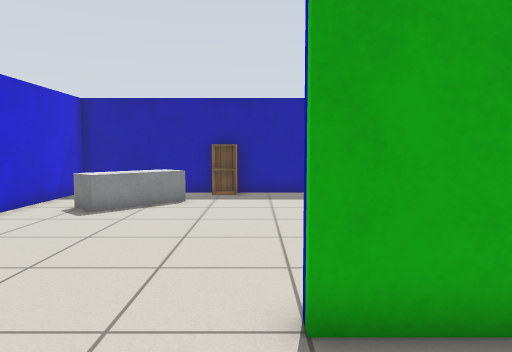
view 1 (above)

15 first-person views from a walk through a Gazebo world. The camera is 0.9 m above the floor, tilts 4° down and sees 70° across. Floor lines are 1 m apart. The floor is counted in squares, 0.5 m on a side. Each view is taken from the middle of a square. On the plan, view 1 faces up. The plan holds only what a view shows up to about 18 squares ahead; the rest is blank. The robots in the file are not drawn. Simple patterns stand in for the simulator's built-in surfaces. Simple shapes stand in for some stock models.

view 2
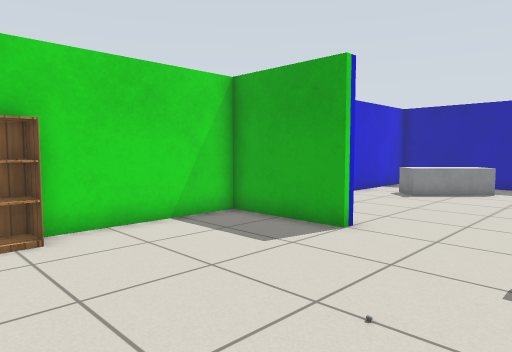

view 3
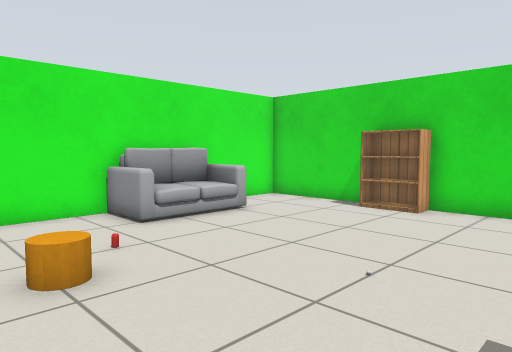

view 4
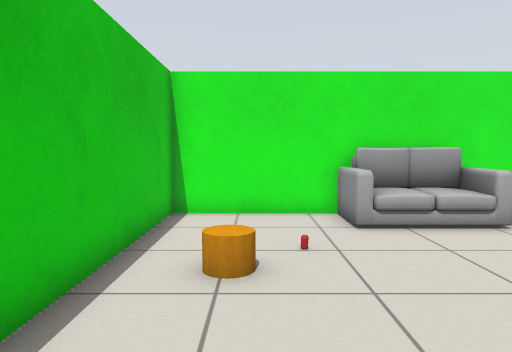

view 5
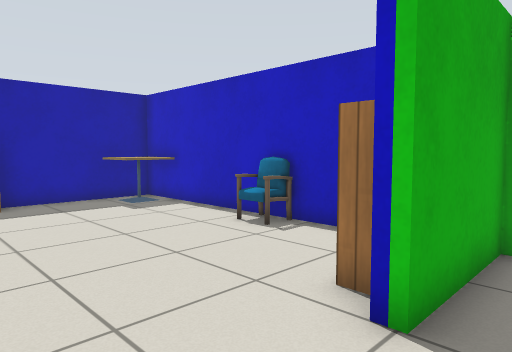

view 6
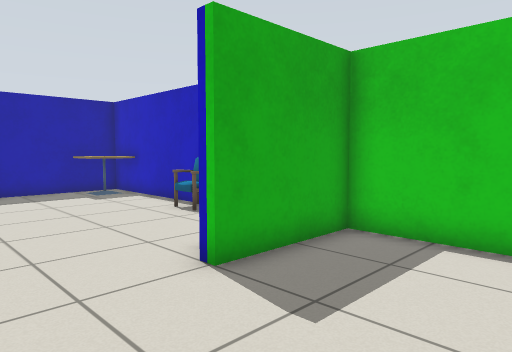

view 7
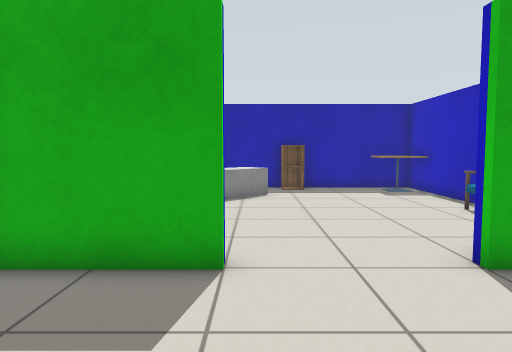

view 8
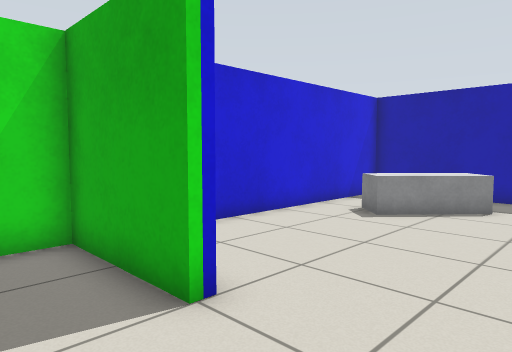

view 9
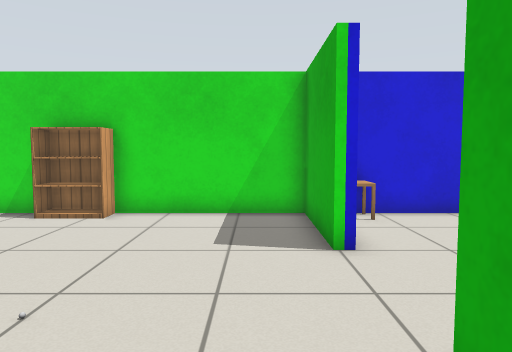

view 10
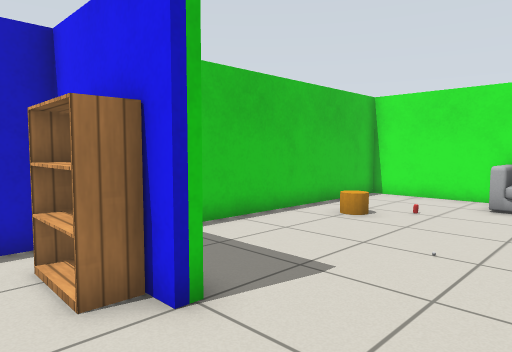

view 11
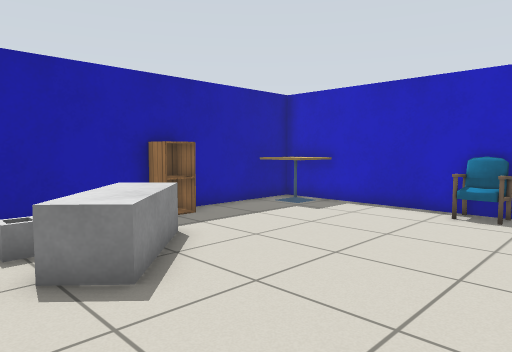

view 12
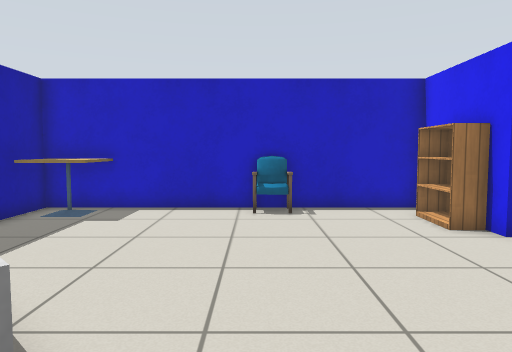

view 13
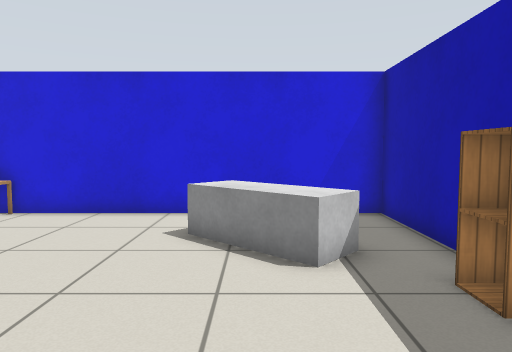

view 14
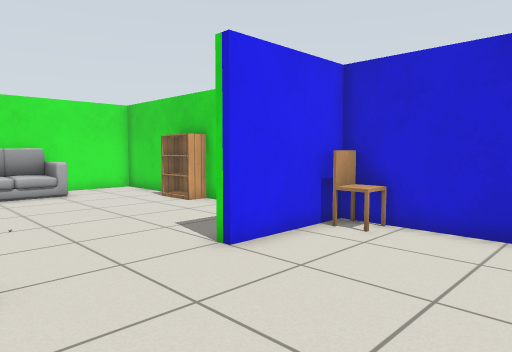

view 15
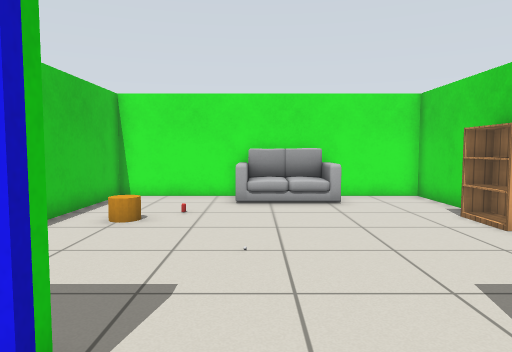

### Floor plan
Points are (right, up) in squares from view 1. A wall is a line through its corners. A room is listed if a view was taken in it or the views show most of it. See-through windows are left out.
Room 1 (views 1, 2, 3, 4, 5, 6, 7, 8, 9, 10, 11, 12, 13, 14, 15)
walls: (0.5, 3.4) (0.5, 3.8) (4.4, 3.8) (4.4, 15.6) (-7.4, 15.6) (-7.4, 3.8) (-3.5, 3.8) (-3.5, 3.4) (-7.4, 3.4) (-7.4, -8.4) (4.4, -8.4) (4.4, 3.4) (0.5, 3.4)
objects: bookshelf (-7, -4) to (-7, -2); chair (-7, 5); bin (-6, 13) to (-5, 13); grey box (-5, 11) to (-3, 14); sofa (-4, -8) to (-1, -6); cabinet (-2, 15) to (-1, 15); other object (1, -5); orange cylinder (2, -4) to (3, -3); bookshelf (2, 4); cafe table (3, 14) to (4, 15); chair (4, 8) to (4, 9)

Positions as (right, up) in squares from view 1, and headings:
1: (0, 0), facing up
2: (1, -4), facing up-left
3: (4, 2), facing down-left
4: (2, 2), facing down
5: (-3, 2), facing up-right
6: (-3, -1), facing up-right
7: (-3, -2), facing up
8: (0, 1), facing up-left
9: (3, 2), facing left
10: (-3, 6), facing down-right
11: (-7, 6), facing up-right
12: (-7, 9), facing right
13: (3, 12), facing left
14: (1, 9), facing down-left
15: (-1, 6), facing down
